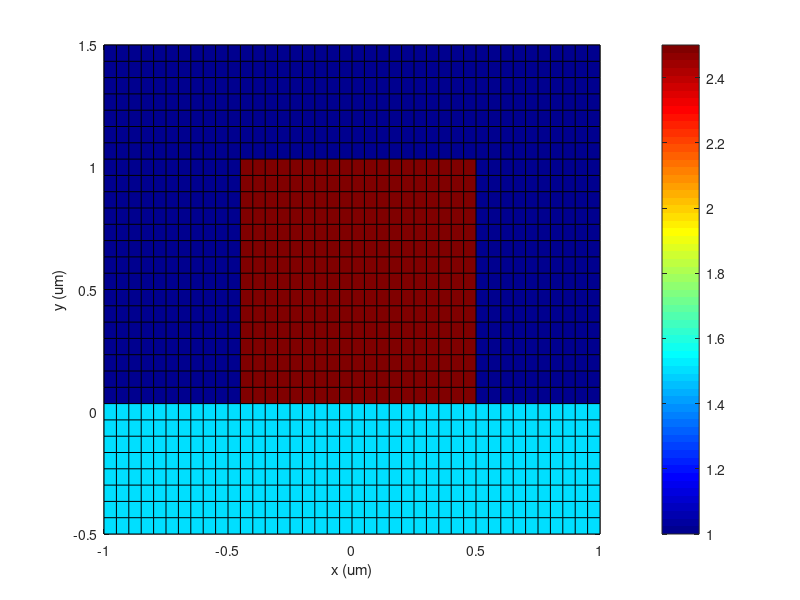

The MATLAB script that drew this image: (Note: this script raises an error after producing the figure.)
%%%%%%%%%%%%%%%%%%%%%%%%%%%%%%%%%%%%%%%%%%%%%%%%%%%%%%%%%%%%%%%%%%%%%%%%%%%
%%%%%%%%%%%%%%%%%%%%%% last update 26Feb2018, lne %%%%%%%%%%%%%%%%%%%%%%%%%
%%%%%%%%%%%%%%%%%%%%%%%%%%%%%%%%%%%%%%%%%%%%%%%%%%%%%%%%%%%%%%%%%%%%%%%%%%%

clear all
close all
clc

%%%%%%%%%%%%%%%%%%%%%%%%%%%%%%%%%%%%%%%%%%%%%%%%%%%%%%%%%%%%%%%%%%%%%%%%%%%
%%%%%%%%%%%%%%%%%%%%%%%%% Solving Parameters %%%%%%%%%%%%%%%%%%%%%%%%%%%%%%
%%%%%%%%%%%%%%%%%%%%%%%%%%%%%%%%%%%%%%%%%%%%%%%%%%%%%%%%%%%%%%%%%%%%%%%%%%%

lambda=1.55E-6;       %% Wavelength (meter)

neff_guess=2;         %% Guess of the effective index solutions (NOT WORKING)
neff_min=1.5;         %% filter the solutions where the effective index is superior than
neff_max=4;           %% filter the solutions where the effective index is inferior than
nmodes=6;            %% number of solutions asked 

AbsorbingBoundaryCondition=0;     %% 0 or 1

%%%%%%%%%%%%%%%%%%%%%%%%%%%%%%%%%%%%%%%%%%%%%%%%%%%%%%%%%%%%%%%%%%%%%%%%%%%
%%%%%%%%%%%%%%%%%%%%%%%%%% Plotting parameter %%%%%%%%%%%%%%%%%%%%%%%%%%%%%
%%%%%%%%%%%%%%%%%%%%%%%%%%%%%%%%%%%%%%%%%%%%%%%%%%%%%%%%%%%%%%%%%%%%%%%%%%%

AAbs=0;               %% Plot abs(E,H)
RReal=1;              %% Plot real(E,H)
IImag=0;              %% Plot imag(E,H)

plotElectricalField=1;
plotMagneticalField=0;

%%%%%%%%%%%%%%%%%%%%%%%%%%%%%%%%%%%%%%%%%%%%%%%%%%%%%%%%%%%%%%%%%%%%%%%%%%%
%%%%%%%%%%%%%%%%%%%%%%%%%%%%% Grid definition %%%%%%%%%%%%%%%%%%%%%%%%%%%%%
%%%%%%%%%%%%%%%%%%%%%%%%%%%%%%%%%%%%%%%%%%%%%%%%%%%%%%%%%%%%%%%%%%%%%%%%%%%

Nx=41;                %% number of points in the direction x
Ny=31;                %% number of points in the direction y

Dx=1E-6;              %% map
Dy=4E-6;              %% map

x = linspace(-Dx, Dx, Nx);
%y = linspace(-Dy/1.02, Dy, Ny);
y = linspace(-0.5e-6, 1.5e-6, Ny);
dx = x(2)-x(1);
dy = y(2)-y(1);

[X,Y] = meshgrid(x,y);

%%%%%%%%%%%%%%%%%%%%%%%%%%%%%%%%%%%%%%%%%%%%%%%%%%%%%%%%%%%%%%%%%%%%%%%%%%%
%%%%%%%%%%%%%%%%%%%%%%% Optical index definition %%%%%%%%%%%%%%%%%%%%%%%%%%
%%%%%%%%%%%%%%%%%%%%%%%%%%%%%%%%%%%%%%%%%%%%%%%%%%%%%%%%%%%%%%%%%%%%%%%%%%%

Lx=1e-6;
Ly=1e-6;

x0=0;y0=Ly/2;

idx  = 1 > abs((X-x0)/Lx*2);
idy  = 1 > abs((Y-y0)/Ly*2);
idXY = idx.*idy ;

n = (2.5)*idXY + (1)*(1-idXY);  %% ridge optical index

n(Y<=0)=1.5+0i;                %% substrate optical index

%%%%%%%%%%%%%%%%%%%%%%%%%%%%%%%%%%%%%%%%%%%%%%%%%%%%%%%%%%%%%%%%%%%%%%%%%%%
%%%%%%%%%%%%%%%%%%%%%%%%%%%%%%%%%%%%%%%%%%%%%%%%%%%%%%%%%%%%%%%%%%%%%%%%%%%
%%%%%%%%%%%%%%%%%%%%%%%%%%%%%%%%%%%%%%%%%%%%%%%%%%%%%%%%%%%%%%%%%%%%%%%%%%%

if AbsorbingBoundaryCondition==1
    LOSS=1e-5;
    n(:,1)         = n(:,1)         + LOSS*i;
    n(:,end)       = n(:,end)       + LOSS*i;
    n(1,2:end-1)   = n(1,2:end-1)   + LOSS*i;
    n(end,2:end-1) = n(end,2:end-1) + LOSS*i;
end

eps=n.^2;

%%%%%%%%%%%%%%%%%%%%%%%%%%%%%%%%%%%%%%%%%%%%%%%%%%%%%%%%%%%%%%%%%%%%%%%%%%%
%%%%%%%%%%%%%%%%%%%%%%%%%%%%%%%%%%%%%%%%%%%%%%%%%%%%%%%%%%%%%%%%%%%%%%%%%%% 

figure('position',[100 500 700 500])
pcolor(x*1e6,y*1e6,abs(n))
%pcolor(x*1e6,y*1e6,abs(eps))
xlabel('x (um)')
ylabel('y (um)')
colormap(jet)
colorbar
%shading flat
%break

%%%%%%%%%%%%%%%%%%%%%%%%%%%%%%%%%%%%%%%%%%%%%%%%%%%%%%%%%%%%%%%%%%%%%%%%%%%
%%%%%%%%%%%%%%%%%%%%%%%%%%%%%%%%%%%%%%%%%%%%%%%%%%%%%%%%%%%%%%%%%%%%%%%%%%%
%%%%%%%%%%%%%%%%%%%%%%%%%%%%%%%%%%%%%%%%%%%%%%%%%%%%%%%%%%%%%%%%%%%%%%%%%%%
Hx=[];Hy=[];Hz=[];Ex=[];Ey=[];Ez=[];

[Ex,Ey,neff]=WG2D_SolveExEy_f(x,y,eps,lambda,nmodes,neff_guess,neff_min,neff_max);

display(strcat('neff = ',num2str(neff,'%.5f')   ));

if plotElectricalField==1;
  for i=1:length(neff)
      Ez(:,:,i)=WG2D_GetEz_f(x,y,Ex(:,:,i),Ey(:,:,i),eps,neff(i),lambda);
  end
end

if plotMagneticalField==1
  for i=1:length(neff)
      [Hx(:,:,i),Hy(:,:,i),Hz(:,:,i)]=WG2D_GetHxHyHz_f(x,y,Ex(:,:,i),Ey(:,:,i),eps,neff(i),lambda);
  end
end

%%%%%%%%%%%%%%%%%%%%%%%%%%%%%%%%%%%%%%%%%%%%%%%%%%%%%%%%%%%%%%%%%%%%%%%%%%%
%%%%%%%%%%%%%%%%%%%%%%%%%%%%%%%%%%%%%%%%%%%%%%%%%%%%%%%%%%%%%%%%%%%%%%%%%%%
%%%%%%%%%%%%%%%%%%%%%%%%%%%%%%%%% Figures %%%%%%%%%%%%%%%%%%%%%%%%%%%%%%%%%
%%%%%%%%%%%%%%%%%%%%%%%%%%%%%%%%%%%%%%%%%%%%%%%%%%%%%%%%%%%%%%%%%%%%%%%%%%%
%%%%%%%%%%%%%%%%%%%%%%%%%%%%%%%%%%%%%%%%%%%%%%%%%%%%%%%%%%%%%%%%%%%%%%%%%%%

if AAbs==1
  HHx=abs(Hx);HHy=abs(Hy);HHz=abs(Hz);
  EEx=abs(Ex);EEy=abs(Ey);EEz=abs(Ez);
end
if RReal==1
  HHx=real(Hx);HHy=real(Hy);HHz=real(Hz);
  EEx=real(Ex);EEy=real(Ey);EEz=real(Ez);  
end
if IImag==1
  HHx=imag(Hx);HHy=imag(Hy);HHz=imag(Hz);
  EEx=imag(Ex);EEy=imag(Ey);EEz=imag(Ez);
end

%%%%%%%%%%%%%%%%%%%%%%%%%%%%%%%%%%%%%%%%%%%%%%%%%%%%%%%%%%%%%%%%%%%%%%%%%%%
%%%%%%%%%%%%%%%%%%%%%%%%%%%%%%%%%%%%%%%%%%%%%%%%%%%%%%%%%%%%%%%%%%%%%%%%%%%
%%%%%%%%%%%%%%%%%%%%%%%%%%%%%%%%%%%%%%%%%%%%%%%%%%%%%%%%%%%%%%%%%%%%%%%%%%%

X0fig=50; Y0fig=100;
Wfig=1800;Hfig=1000;

if plotElectricalField==1

figure('Name','Electrical Field','position',[X0fig Y0fig Wfig Hfig])


for i=1:length(neff)
    
    subplot(3,6,i)
    hold on
    A=EEx(:,:,i);
    if sum(A(:)==0)
      pcolor(x*1e6,y*1e6,A)
    else
      pcolor(x*1e6,y*1e6,A/max(abs(A(:))))
    end
    contour(x*1e6,y*1e6,abs(n),1,'linewidth',2,'linecolor','w')
    plot([-1 1]*Dx*1e6,[0 0],'w','linewidth',2)
    
    if RReal==1 || IImag==1
        caxis([-1 1])
    elseif AAbs==1
        caxis([0 1])
    end
    
    if AAbs==1
      title(  strcat('neff=',  num2str( neff(i) ,'%.3f'),',  Abs(Ex)'  )    )
    elseif RReal==1
      title(  strcat('neff=',  num2str( neff(i) ,'%.3f'),',  Re(Ex)'  )    )
    elseif IImag==1
      title(  strcat('neff=',  num2str( neff(i) ,'%.3f'),',  Im(Ex)'  )    )
    end
    shading flat
    xlabel('x (um)')
    ylabel('y (um)')
    colormap(jet)
    colorbar
 
end


%%%%%%%%%%%%%%%%%%%%%%%%%%%%%%%%%%%%%%%%%%%%%%%%%%%%%%%%%%%%%%%%%%%%%%%%%%%

for i=1:length(neff)

    subplot(3,6,i+6)
    hold on
    A=EEy(:,:,i);
    if sum(A(:)==0)
      pcolor(x*1e6,y*1e6,A)
    else
      pcolor(x*1e6,y*1e6,A/max(abs(A(:))))
    end
    contour(x*1e6,y*1e6,abs(n),1,'linewidth',2,'linecolor','w')
    
    if RReal==1 || IImag==1
        caxis([-1 1])
    elseif AAbs==1
        caxis([0 1])
    end
    
    if AAbs==1
      title(  strcat('neff=',  num2str( neff(i) ,'%.3f'),',  Abs(Ey)'  )    )
    elseif RReal==1
      title(  strcat('neff=',  num2str( neff(i) ,'%.3f'),',  Re(Ey)'  )    )
    elseif IImag==1
      title(  strcat('neff=',  num2str( neff(i) ,'%.3f'),',  Im(Ey)'  )    )
    end
    shading flat
    xlabel('x (um)')
    ylabel('y (um)')
    colormap(jet)
    colorbar
 
end

%%%%%%%%%%%%%%%%%%%%%%%%%%%%%%%%%%%%%%%%%%%%%%%%%%%%%%%%%%%%%%%%%%%%%%%%%%%

for i=1:length(neff)

    subplot(3,6,i+12)
    hold on
    A=EEz(:,:,i);
    if sum(A(:)==0)
      pcolor(x*1e6,y*1e6,A)
    else
      pcolor(x*1e6,y*1e6,A/max(abs(A(:))))
    end
    contour(x*1e6,y*1e6,abs(n),1,'linewidth',2,'linecolor','w')
    
    if RReal==1 || IImag==1
        caxis([-1 1])
    elseif AAbs==1
        caxis([0 1])
    end
    
    if AAbs==1
      title(  strcat('neff=',  num2str( neff(i) ,'%.3f'),',  Abs(Ez)'  )    )
    elseif RReal==1
      title(  strcat('neff=',  num2str( neff(i) ,'%.3f'),',  Re(Ez)'  )    )
    elseif IImag==1
      title(  strcat('neff=',  num2str( neff(i) ,'%.3f'),',  Im(Ez)'  )    )
    end
    shading flat
    xlabel('x (um)')
    ylabel('y (um)')
    colormap(jet)
    colorbar
 
end

end

%%%%%%%%%%%%%%%%%%%%%%%%%%%%%%%%%%%%%%%%%%%%%%%%%%%%%%%%%%%%%%%%%%%%%%%%%%%
%%%%%%%%%%%%%%%%%%%%%%%%%%%%%%%%%%%%%%%%%%%%%%%%%%%%%%%%%%%%%%%%%%%%%%%%%%%
%%%%%%%%%%%%%%%%%%%%%%%%%%%%%%%%%%%%%%%%%%%%%%%%%%%%%%%%%%%%%%%%%%%%%%%%%%%

if plotMagneticalField==1

figure('Name','Magnetical Field','position',[X0fig Y0fig Wfig Hfig])

for i=1:length(neff)
    
    subplot(3,6,i)
    hold on
    A=HHx(:,:,i);
    if sum(A(:)==0)
      pcolor(x*1e6,y*1e6,A)
    else
      pcolor(x*1e6,y*1e6,A/max(abs(A(:))))
    end
    contour(x*1e6,y*1e6,abs(n),1,'linewidth',2,'linecolor','w')
    plot([-1 1]*Dx*1e6,[0 0],'w','linewidth',2)
    
    if RReal==1 || IImag==1
        caxis([-1 1])
    elseif AAbs==1
        caxis([0 1])
    end
    
    if AAbs==1
      title(  strcat('neff=',  num2str( neff(i) ,'%.3f'),',  Abs(Hx)'  )    )
    elseif RReal==1
      title(  strcat('neff=',  num2str( neff(i) ,'%.3f'),',  Re(Hx)'  )    )
    elseif IImag==1
      title(  strcat('neff=',  num2str( neff(i) ,'%.3f'),',  Im(Hx)'  )    )
    end
    shading flat
    xlabel('x (um)')
    ylabel('y (um)')
    colormap(jet)
    colorbar
 
end

%%%%%%%%%%%%%%%%%%%%%%%%%%%%%%%%%%%%%%%%%%%%%%%%%%%%%%%%%%%%%%%%%%%%%%%%%%%
  
for i=1:length(neff)

    subplot(3,6,i+6)
    hold on
    A=HHy(:,:,i);
    if sum(A(:)==0)
      pcolor(x*1e6,y*1e6,A)
    else
      pcolor(x*1e6,y*1e6,A/max(abs(A(:))))
    end
    contour(x*1e6,y*1e6,abs(n),1,'linewidth',2,'linecolor','w')
    
    if RReal==1 || IImag==1
        caxis([-1 1])
    elseif AAbs==1
        caxis([0 1])
    end
    
    if AAbs==1
      title(  strcat('neff=',  num2str( neff(i) ,'%.3f'),',  Abs(Hy)'  )    )
    elseif RReal==1
      title(  strcat('neff=',  num2str( neff(i) ,'%.3f'),',  Re(Hy)'  )    )
    elseif IImag==1
      title(  strcat('neff=',  num2str( neff(i) ,'%.3f'),',  Im(Hy)'  )    )
    end
    shading flat
    xlabel('x (um)')
    ylabel('y (um)')
    colormap(jet)
    colorbar
 
end

%%%%%%%%%%%%%%%%%%%%%%%%%%%%%%%%%%%%%%%%%%%%%%%%%%%%%%%%%%%%%%%%%%%%%%%%%%%

for i=1:length(neff)

    subplot(3,6,i+12)
    hold on
    A=HHz(:,:,i);
    if sum(A(:)==0)
      pcolor(x*1e6,y*1e6,A)
    else
      pcolor(x*1e6,y*1e6,A/max(abs(A(:))))
    end
    contour(x*1e6,y*1e6,abs(n),1,'linewidth',2,'linecolor','w')
    
    if RReal==1 || IImag==1
        caxis([-1 1])
    elseif AAbs==1
        caxis([0 1])
    end
    
    if AAbs==1
      title(  strcat('neff=',  num2str( neff(i) ,'%.3f'),',  Abs(Hz)'  )    )
    elseif RReal==1
      title(  strcat('neff=',  num2str( neff(i) ,'%.3f'),',  Re(Hz)'  )    )
    elseif IImag==1
      title(  strcat('neff=',  num2str( neff(i) ,'%.3f'),',  Im(Hz)'  )    )
    end
    shading flat
    xlabel('x (um)')
    ylabel('y (um)')
    colormap(jet)
    colorbar
 
end

end

%%%%%%%%%%%%%%%%%%%%%%%%%%%%%%%%%%%%%%%%%%%%%%%%%%%%%%%%%%%%%%%%%%%%%%%%%%%
%%%%%%%%%%%%%%%%%%%%%%%%%%%%%%%%%%%%%%%%%%%%%%%%%%%%%%%%%%%%%%%%%%%%%%%%%%%
%%%%%%%%%%%%%%%%%%%%%%%%%%%%%%%%%%%%%%%%%%%%%%%%%%%%%%%%%%%%%%%%%%%%%%%%%%%